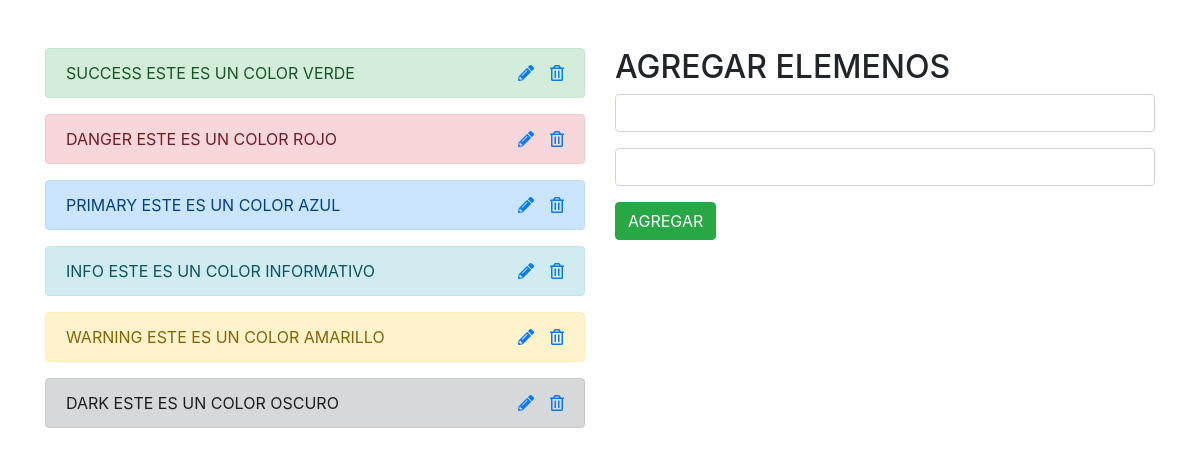
The page / on the database its author committed.
### tables this page shows
CREATE TABLE `colores` (
  `id` int(11) NOT NULL,
  `color` varchar(255) NOT NULL,
  `descripcion` varchar(255) NOT NULL
);

### index.php (the view, shortened to what this page needs)
<?php
include_once 'conexion.php';
$sql_leer = 'SELECT * FROM colores';
$gsent = $pdo->prepare($sql_leer);
$gsent ->execute();
$resultado = $gsent->fetchAll();
?>
<!doctype html>
<html lang="en">
<head>
    <link rel="stylesheet" href="https://stackpath.bootstrapcdn.com/bootstrap/4.1.3/css/bootstrap.min.css"
>
    <link rel="stylesheet" href="https://use.fontawesome.com/releases/v5.5.0/css/all.css">
</head>
<body>
    <div class="container mt-5">
        <div class="row">
            <div class="col-md-6">
                <?php foreach($resultado as  $dato):  ?>
                    <div class="alert alert-<?php echo $dato['color'] ?> text-uppercase" role="alert">
                        <?php echo $dato['color'] ?>
                        <?php echo $dato['descripcion'] ?>
                        <a href="eliminar.php?id=<?php echo $dato['id'] ?>" class="float-right ml-3">
                            <i class="far fa-trash-alt"></i>
                        </a>
                        <a href="index.php?id=<?php echo $dato['id'] ?>" class="float-right">
                            <i class="fas fa-pencil-alt"></i>
                        </a>
                    </div>
                <?php endforeach ?>
            </div>
            <?php if(!$_GET) : ?>
                <div class="col-md-6">
                    <h2>AGREGAR ELEMENOS</h2>
                    <form method="POST">
                        <input type="text" class="form-control" name="color">
                        <input type="text" class="form-control mt-3" name="descripcion">
                        <button class="btn btn-success mt-3">AGREGAR</button>
                    </form>
                </div>
            <?php endif ?>
        </div>
    </div>
</body>
</html>

### rows shown on the page
colores: color "SUCCESS", descripcion "ESTE ES UN COLOR VERDE"
colores: color "DANGER", descripcion "ESTE ES UN COLOR ROJO"
colores: color "PRIMARY", descripcion "ESTE ES UN COLOR AZUL"
colores: color "INFO", descripcion "ESTE ES UN COLOR INFORMATIVO"
colores: color "WARNING", descripcion "ESTE ES UN COLOR AMARILLO"
colores: color "DARK", descripcion "ESTE ES UN COLOR OSCURO"
